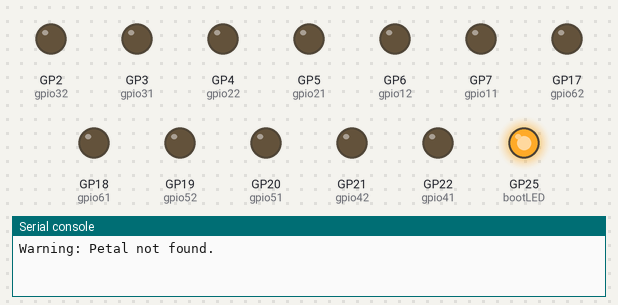
The program below on a simulated Raspberry Pi Pico running MicroPython. On the bench: output pins drawn as LEDs (lit = HIGH), the last lines printed to the serial console.

Above: at 0.1 s.
At 5.4 s:
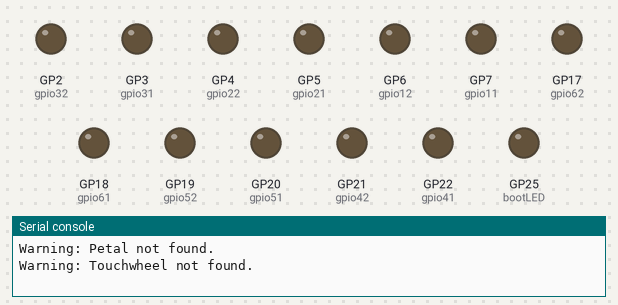
Timing chart, 0 to 6.9 s (numbered marks = the images above):
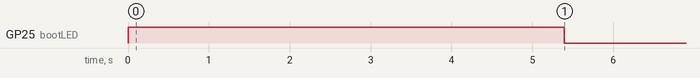

The program:

main.py
```python
from machine import I2C, Pin
import time

counter = 0

## do a quick spiral to test
if petal_bus:
    for j in range(8):
        which_leds = (1 << (j+1)) - 1
        for i in range(1,9):
            print(which_leds)
            petal_bus.writeto_mem(PETAL_ADDRESS, i, bytes([which_leds]))
            time.sleep_ms(30)
            petal_bus.writeto_mem(PETAL_ADDRESS, i, bytes([which_leds]))

while True:

    ## display button status on RGB
    if petal_bus:
        if not buttonA.value():
            petal_bus.writeto_mem(PETAL_ADDRESS, 2, bytes([0x80]))
        else:
            petal_bus.writeto_mem(PETAL_ADDRESS, 2, bytes([0x00]))

        if not buttonB.value():
            petal_bus.writeto_mem(PETAL_ADDRESS, 3, bytes([0x80]))
        else:
            petal_bus.writeto_mem(PETAL_ADDRESS, 3, bytes([0x00]))

        if not buttonC.value():
            petal_bus.writeto_mem(PETAL_ADDRESS, 4, bytes([0x80]))
        else:
            petal_bus.writeto_mem(PETAL_ADDRESS, 4, bytes([0x00]))

    ## see what's going on with the touch wheel
    # if touchwheel_bus:
    #     tw = touchwheel_read(touchwheel_bus)

    # ## display touchwheel on petal
    # if petal_bus and touchwheel_bus:
    #     if tw > 0:
    #         tw = (128 - tw) % 256
    #         petal = int(tw/32) + 1
    #     else:
    #         petal = 999
    #     for i in range(1,9):
    #         if i == petal:
    #             petal_bus.writeto_mem(0, i, bytes([0x7F]))
    #         else:
    #             petal_bus.writeto_mem(0, i, bytes([0x00]))


    time.sleep_ms(20)
    bootLED.off()
```

boot.py
```python
## HAL / devices here

from machine import I2C, Pin
import time

PETAL_ADDRESS      = 0x00
TOUCHWHEEL_ADDRESS = 0x54

# Testing options
bootLED = Pin("LED", Pin.OUT)
bootLED.on()

## buttons
buttonA = Pin(8, Pin.IN, Pin.PULL_UP)
buttonB = Pin(9, Pin.IN, Pin.PULL_UP)
buttonC = Pin(28, Pin.IN, Pin.PULL_UP)

## GPIOs
gpio11 = Pin(7, Pin.OUT)
gpio12 = Pin(6, Pin.OUT)

gpio21 = Pin(5, Pin.OUT)
gpio22 = Pin(4, Pin.OUT)

gpio31 = Pin(3, Pin.OUT)
gpio32 = Pin(2, Pin.OUT)

gpio41 = Pin(22, Pin.OUT)
gpio42 = Pin(21, Pin.OUT)

gpio51 = Pin(20, Pin.OUT)
gpio52 = Pin(19, Pin.OUT)

gpio61 = Pin(18, Pin.OUT)
gpio62 = Pin(17, Pin.OUT)

GPIOs = [ [gpio11, gpio12], [gpio21, gpio22], [gpio31, gpio32], [gpio41, gpio42],  [gpio51, gpio52], [gpio61, gpio62] ]


## GPIOs

## Initialize I2C peripherals
i2c0 = I2C(0, sda=Pin(0), scl=Pin(1), freq=400_000)
i2c1 = I2C(1, sda=Pin(26), scl=Pin(27), freq=400_000)

def which_bus_has_device_id(i2c_id, debug=False):
    '''Returns a list of i2c bus objects that have the requested id on them.
    Note this can be of length 0, 1, or 2 depending on which I2C bus the id is found'''

    i2c0_bus = i2c0.scan()
    if debug:
        print("Bus 0: ")
        print(str([hex(x) for x in i2c0_bus]))

    i2c1_bus = i2c1.scan()
    if debug:
        print("Bus 1: ")
        print(str([hex(x) for x in i2c1_bus]))

    busses = []
    if i2c_id in i2c0_bus:
        busses.append(i2c0)
    if i2c_id in i2c1_bus:
        busses.append(i2c1)

    return(busses)


def petal_init(bus):
    """configure the petal SAO"""
    bus.writeto_mem(PETAL_ADDRESS, 0x09, bytes([0x00]))  ## raw pixel mode (not 7-seg)
    bus.writeto_mem(PETAL_ADDRESS, 0x0A, bytes([0x09]))  ## intensity (of 16)
    bus.writeto_mem(PETAL_ADDRESS, 0x0B, bytes([0x07]))  ## enable all segments
    bus.writeto_mem(PETAL_ADDRESS, 0x0C, bytes([0x81]))  ## undo shutdown bits
    bus.writeto_mem(PETAL_ADDRESS, 0x0D, bytes([0x00]))  ##
    bus.writeto_mem(PETAL_ADDRESS, 0x0E, bytes([0x00]))  ## no crazy features (default?)
    bus.writeto_mem(PETAL_ADDRESS, 0x0F, bytes([0x00]))  ## turn off display test mode

## can't use scan logic for petal b/c it's at address 0
## so wrapping the init routine it try: blocks should also work
## later on can test if petal_bus is None
petal_bus = None
try:
    petal_init(i2c0)
    petal_bus = i2c0
except:
    pass
try:
    petal_init(i2c1)
    petal_bus = i2c1
except:
    pass
if not petal_bus:
    print(f"Warning: Petal not found.")


## waiting for wheel with a yellow light
if petal_bus:
    petal_bus.writeto_mem(PETAL_ADDRESS, 3, bytes([0x80]))
    petal_bus.writeto_mem(PETAL_ADDRESS, 2, bytes([0x80]))

## touchwheel last, with a wait loop,  b/c it doesn't init until animation is over
## probably need to implement a timeout here?
touchwheel_bus = None
touchwheel_counter = 0
while not touchwheel_bus:
    try:
        touchwheel_bus =  which_bus_has_device_id(0x54)[0]
    except:
        pass
    time.sleep_ms(100)
    touchwheel_counter = touchwheel_counter + 1
    if touchwheel_counter > 50:
        break
if not touchwheel_bus:
    print(f"Warning: Touchwheel not found.")


def touchwheel_read(bus):
    """Returns 0 for no touch, 1-255 clockwise around the circle from the south"""
    return(touchwheel_bus.readfrom_mem(84, 0, 1)[0])

def touchwheel_rgb(bus, r, g, b):
    """RGB color on the central display.  Each 0-255"""
    touchwheel_bus.writeto_mem(84, 15, bytes([r]))
    touchwheel_bus.writeto_mem(84, 16, bytes([g]))
    touchwheel_bus.writeto_mem(84, 17, bytes([b]))


## goes green if wheel configured
if touchwheel_bus and petal_bus:
    petal_bus.writeto_mem(PETAL_ADDRESS, 3, bytes([0x00]))
if petal_bus:
    petal_bus.writeto_mem(PETAL_ADDRESS, 2, bytes([0x80]))
    time.sleep_ms(200)
    petal_bus.writeto_mem(PETAL_ADDRESS, 2, bytes([0x00]))
```

Measured:
- by itself, GP25 (bootLED): HIGH → LOW at 5.4 s
